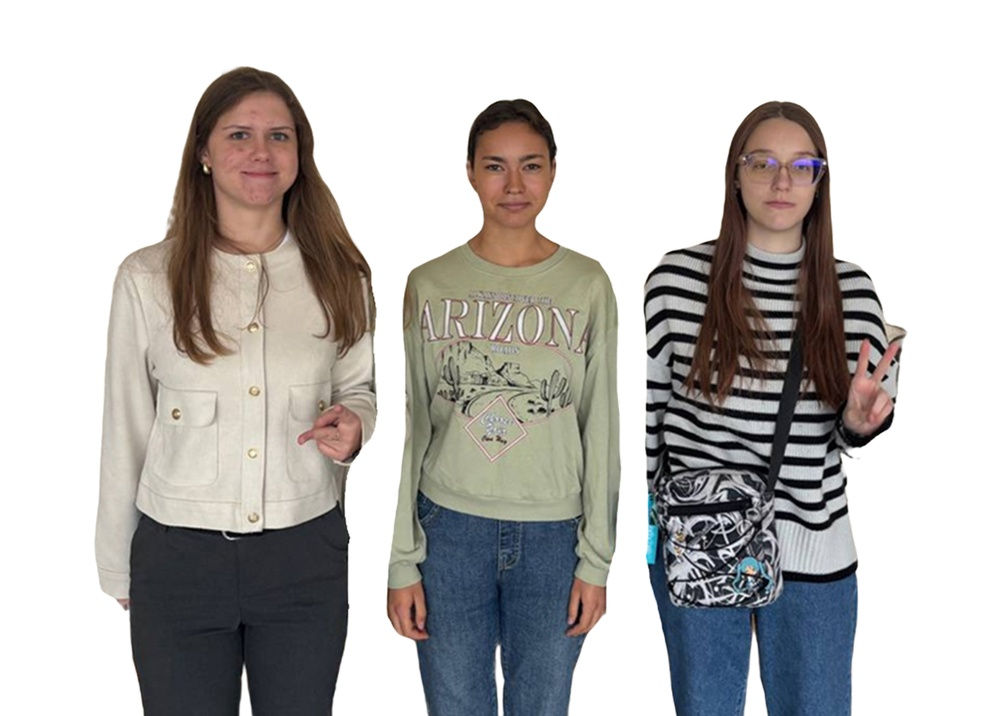
#> input picture fr.jpg, 986 x 716 px, shrunk from 1318 x 957 before the run, given in place of the camera
$ python CW_lesson_7.py
#> lines starting #> are read from the running program, lines starting #| are printed output that depends on the picture; after the words box and inside, x2 and y2 are one past the last pixel; in counts of white or black regions, pixels touching at a corner belong together
import cv2
import numpy as np

cap = cv2.VideoCapture(0)

lower_red1 = np.array([0, 100, 100])
upper_red1 = np.array([10, 255, 255])

lower_red2 = np.array([160, 100, 100])
upper_red2 = np.array([180, 255, 255])

points = []

while True:
    ret, frame = cap.read()
#> frame is the input picture: shape (716, 986, 3); mean B, G, R 180.4, 182.4, 184.9

    if not ret:
        break
    frame = cv2.flip(frame, 1)
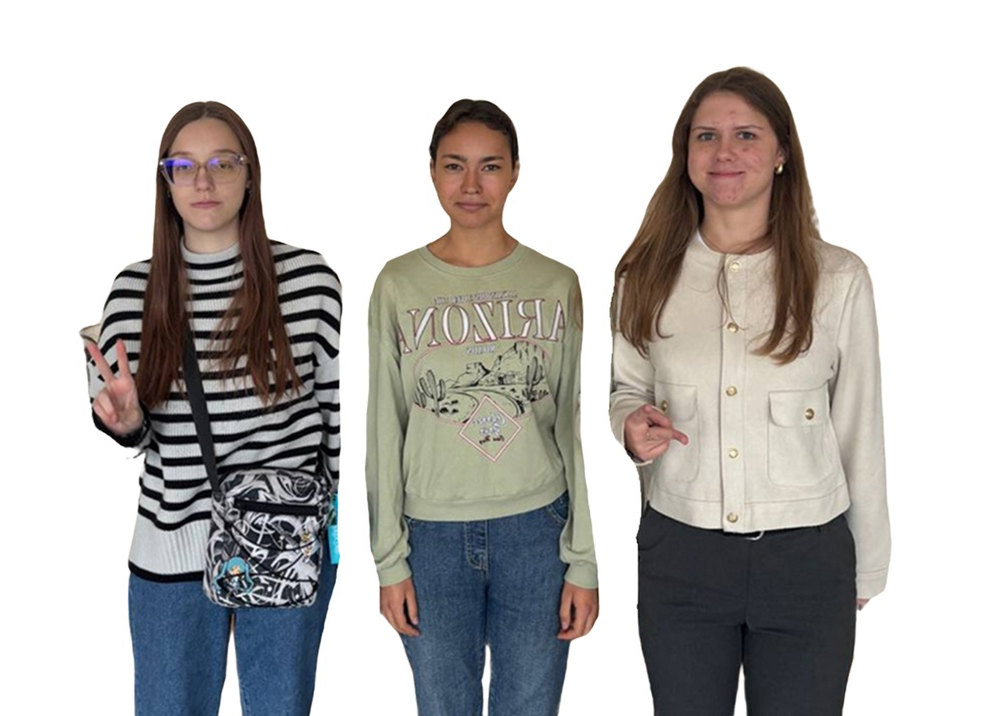
#> frame: shape (716, 986, 3); mean B, G, R 180.4, 182.4, 184.9
    hcv = cv2.cvtColor(frame, cv2.COLOR_BGR2HSV)
#> hcv: shape (716, 986, 3); mean H, S, V 29.3, 33.9, 189.7

    mask1 = cv2.inRange(hcv, lower_red1, upper_red1)
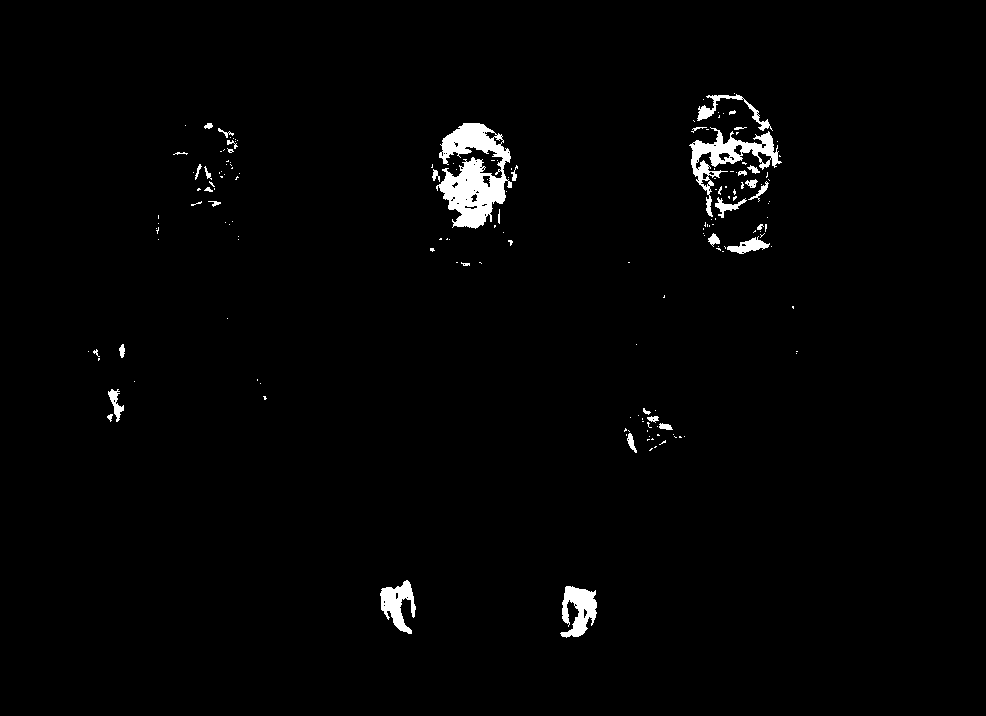
#> mask1: shape (716, 986); 1.6% white; 170 white regions (134 under 20 px), largest, box (x1, y1, x2, y2) and area: (436, 123, 512, 229) 4409, (689, 127, 782, 217) 2057, (560, 586, 597, 638) 1160
    mask2 = cv2.inRange(hcv, lower_red2, upper_red2)
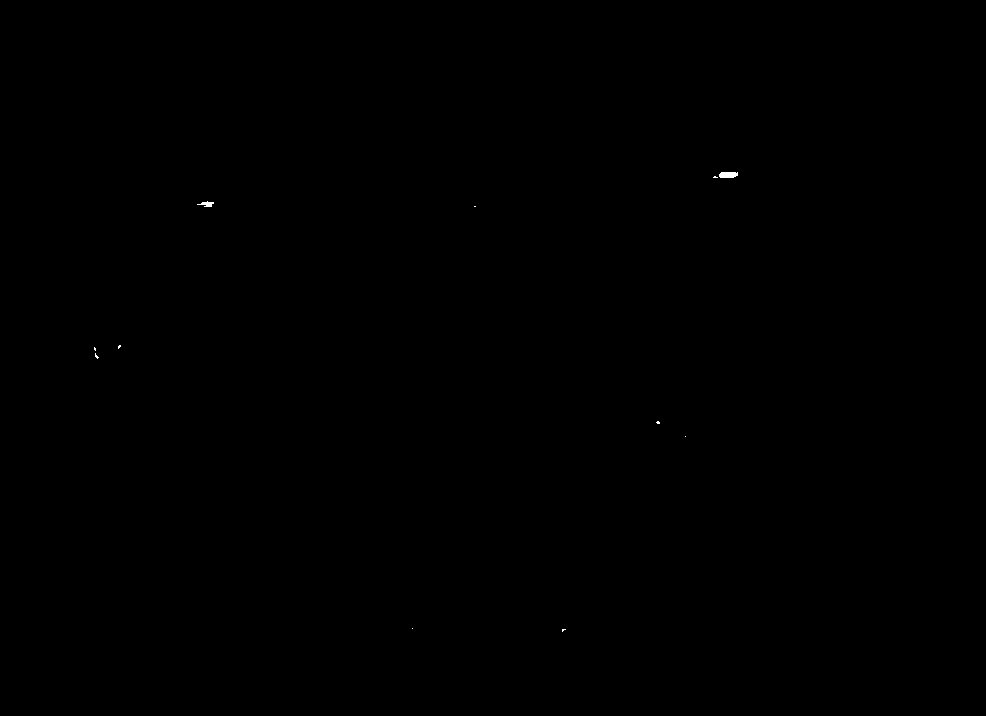
#> mask2: shape (716, 986); 0.03% white; 11 white regions (9 under 20 px), largest, box (x1, y1, x2, y2) and area: (719, 172, 738, 178) 103, (197, 201, 214, 207) 55
    mask = cv2.bitwise_or(mask1, mask2)
#> mask: shape (716, 986); 1.7% white; 164 white regions (130 under 20 px)


    contours, _ = cv2.findContours(mask, cv2.RETR_EXTERNAL, cv2.CHAIN_APPROX_SIMPLE)
#> contours = 163 contours, 140 with area under 20; largest, box (x1, y1, x2, y2) and area: (436, 123, 512, 229) 4330, (689, 127, 782, 217) 2182, (560, 586, 597, 638) 1066, (380, 580, 416, 634) 901, (697, 94, 773, 131) 392
    for cnt in contours:
        area = cv2.contourArea(cnt)
        if area > 1000:
            cv2.drawContours(frame, [cnt], -1, (0, 255, 0), 2)

            M = cv2.moments(cnt)
            if M["m00"] != 0:
                cx = int(M["m10"] / M["m00"])
                cy = int(M["m01"] / M["m00"])

                cv2.circle(frame, (cx, cy), 7, (255, 0, 0), -1)
                points.append((cx, cy))
#> this loop made 163 passes
#> (area, cx, cy) on passes 2, 151, 154: (1066.5, 578, 609), (2181.5, 728, 157), (4330.5, 473, 174)
#> area on passes 3, 16, 25, 31, 38, 40: 901, 72.5, 99, 174, 28.5, 49
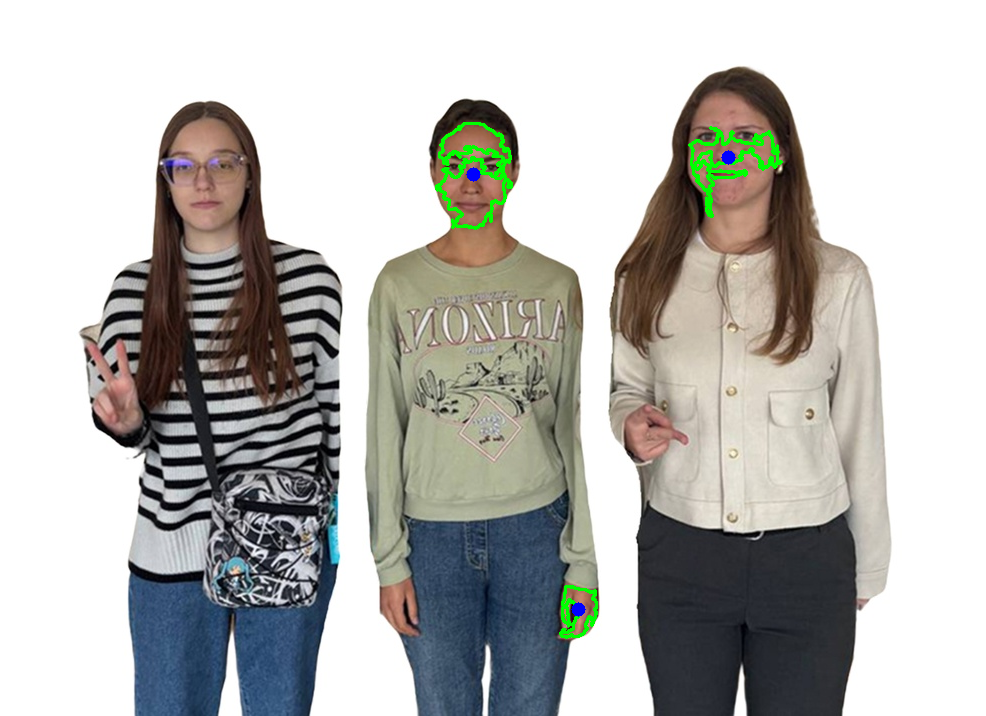
#> frame: shape (716, 986, 3); 0.76% of pixels changed, all inside (x1, y1, x2, y2) = (435, 122, 783, 639)
#> after the loop, points = [(578, 609), (728, 157), (473, 174)]
            # print(points)
    for i in range(1, len(points)):
        if points[i - 1] is None or points[i] is None:
            continue
        cv2.line(frame, points[i - 1], points[1], (0, 0, 255), 2)
#> this loop made 2 passes
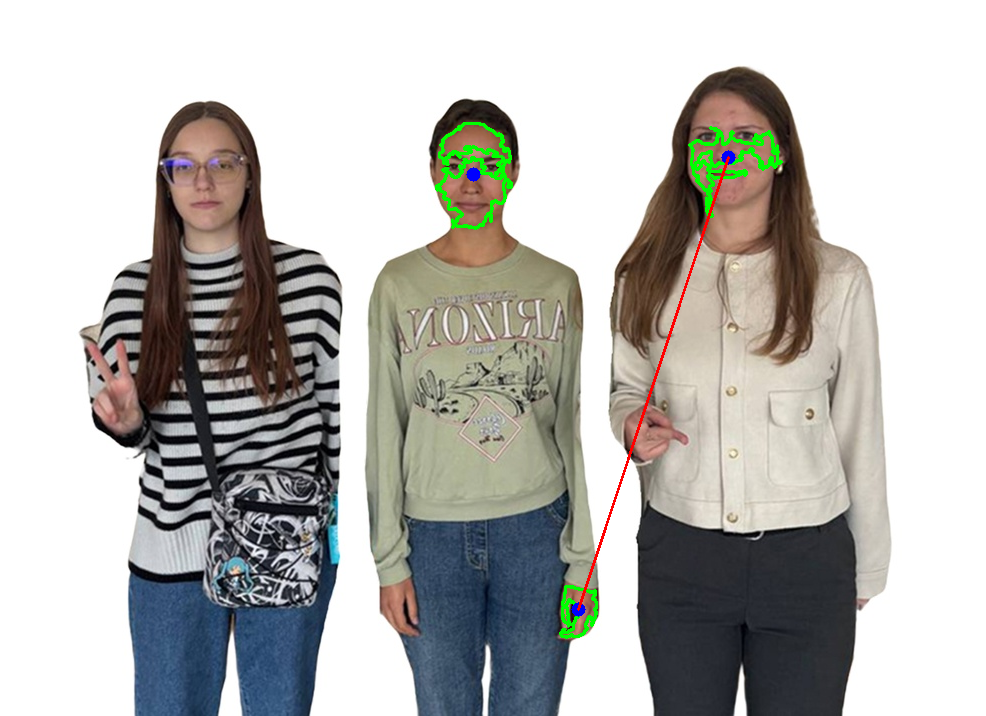
#> frame: shape (716, 986, 3); 0.19% of pixels changed, all inside (x1, y1, x2, y2) = (577, 156, 730, 611)

    cv2.imshow("video", frame)
    cv2.imshow("video2", mask)
    if cv2.waitKey(1) & 0xFF == ord('q'):
#> (key q is pressed here)
      break


cap.release()
cv2.destroyAllWindows()

$ run again, on ginger.jpg
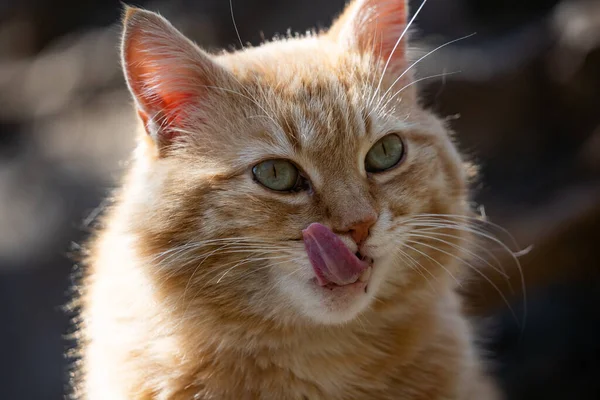
#> input picture ginger.jpg, 600 x 400 px, given in place of the camera
#> frame is the input picture: shape (400, 600, 3); mean B, G, R 77.4, 89.8, 106.6
#> hcv: shape (400, 600, 3); mean H, S, V 32.9, 77.5, 107.2
#> `mask1 = cv2.inRange(hcv, lower_red1, upper_red1)`:
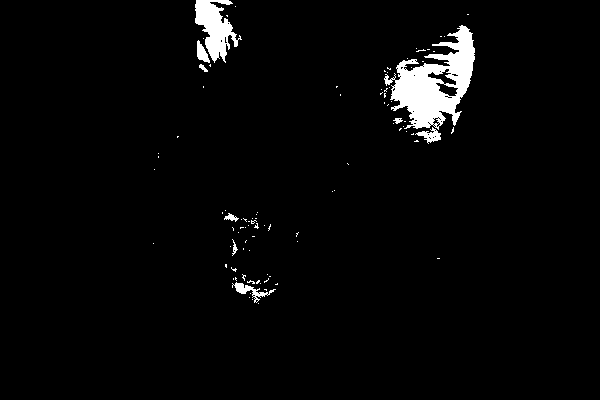
#> mask1: shape (400, 600); 2.9% white; 96 white regions (87 under 20 px), largest, box (x1, y1, x2, y2) and area: (384, 25, 475, 130) 4501, (195, 0, 242, 63) 1494, (232, 282, 276, 303) 254
#> mask2: shape (400, 600); 0.18% white; 21 white regions (18 under 20 px), largest, box (x1, y1, x2, y2) and area: (267, 224, 296, 242) 236, (236, 237, 267, 267) 130, (277, 269, 286, 283) 25
#> mask: shape (400, 600); 3.1% white; 109 white regions (98 under 20 px)
#> contours = 109 contours, 99 with area under 20; largest, box (x1, y1, x2, y2) and area: (384, 25, 475, 144) 4729, (195, 0, 242, 63) 1350, (267, 224, 299, 242) 210, (232, 282, 276, 303) 190, (197, 40, 210, 63) 136
#> the loop `for cnt in contours:` made 109 passes
#> (area, cx, cy) on passes 105, 109: (4729, 435, 85), (1350.5, 214, 27)
#> after the loop `for cnt in contours:`: points = [(435, 85), (214, 27)]
#> the loop `for i in range(1, len(points)):` made 1 pass
#> after the loop `for i in range(1, len(points)):`:
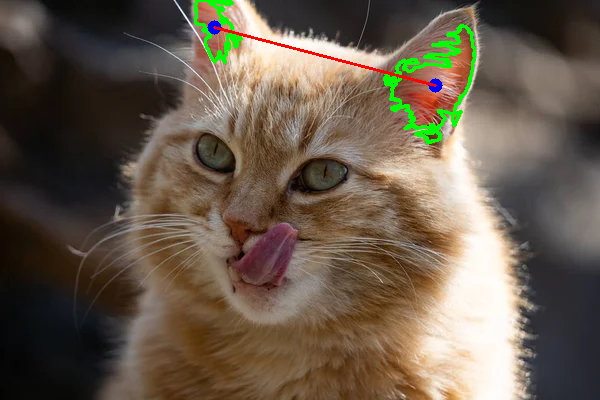
#> frame: shape (400, 600, 3); mean B, G, R 75.9, 91.1, 104.3
